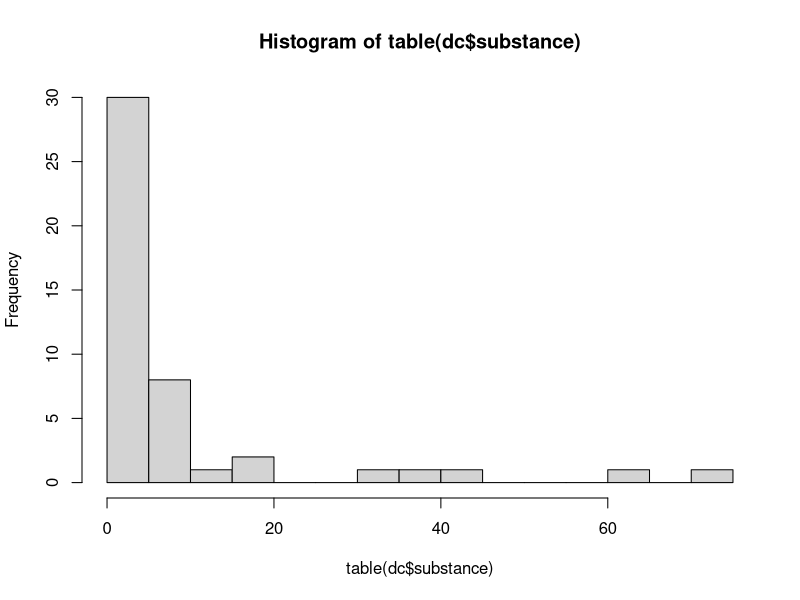
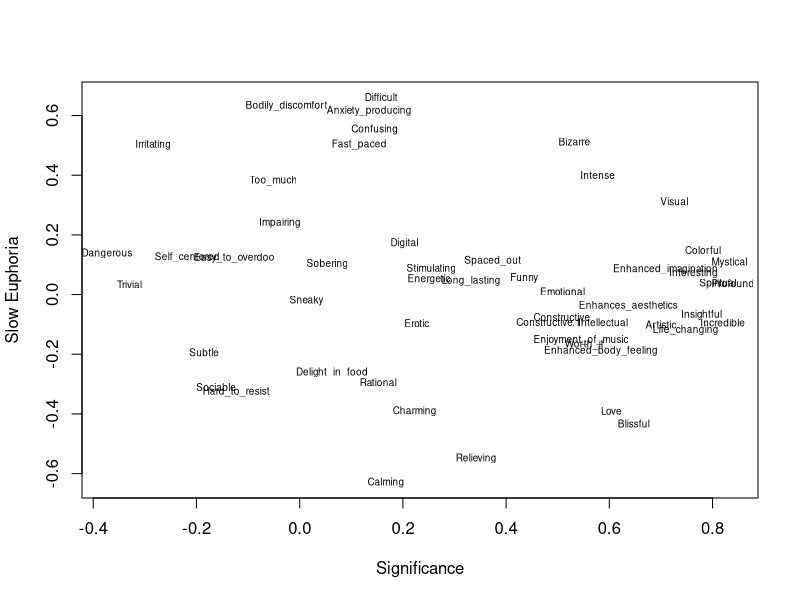
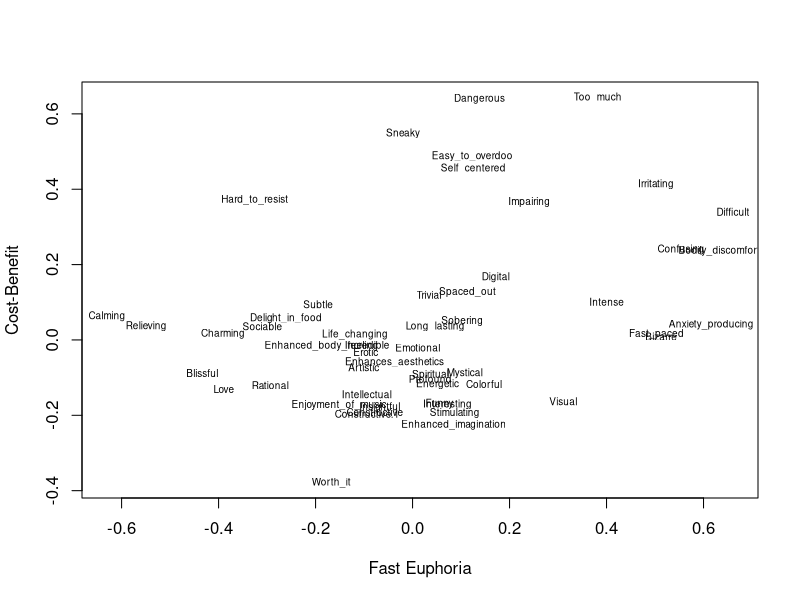
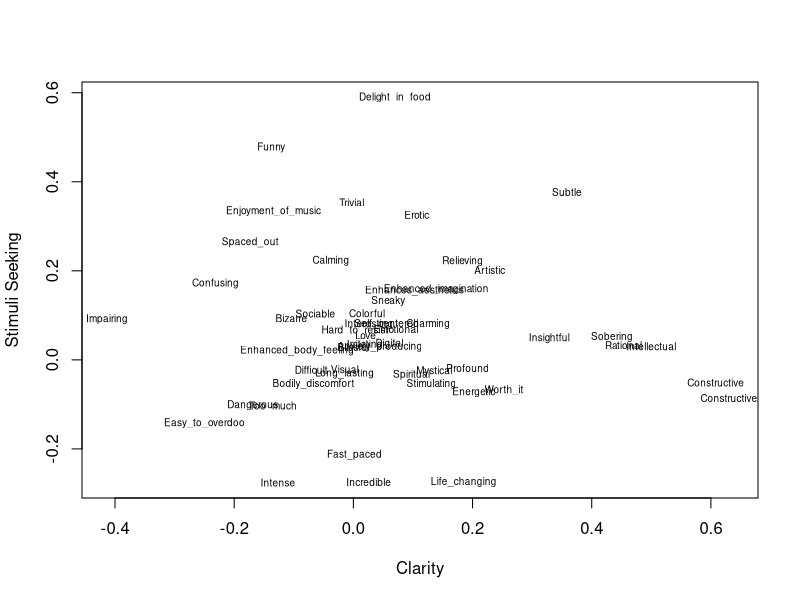

Write R code to recreate these figures, in order. (Note: this script raises an error after producing the figures.)
## ---- chunk 1
survey_link <- "https://stanforduniversity.qualtrics.com/SE/?SID=SV_8livWpsgfeknTAV"
dc <- read.csv("cleaned_data.csv")

## ---- chunk 2
# Histogram of the drugs contributed:
names(dc)

hist(table(dc$substance), breaks = 20)

## ---- chunk 3

fit <- factanal(dc[3:54], 6, rotation="varimax", scores="regression")
print(fit, digits=2, cutoff=.25, sort=TRUE)



# plot factor 1 by factor 2 
load <- fit$loadings[,c(1, 2)]
plot(load,type="n", xlab = "Significance", ylab = "Slow Euphoria") # set up plot 
text(load,labels=colnames(dc[3:54]),cex=.6) # add variable names

# plot factor 1 by factor 2 
load <- fit$loadings[,c(2, 4)]
plot(load,type="n", xlab = "Fast Euphoria", ylab = "Cost-Benefit") # set up plot 
text(load,labels=colnames(dc[3:54]),cex=.6) # add variable names

# plot factor 1 by factor 2 
load <- fit$loadings[,c(5, 6)]
plot(load,type="n", xlab = "Clarity", ylab = "Stimuli Seeking") # set up plot 
text(load,labels=colnames(dc[3:54]),cex=.6) # add variable names
## ---- chunk 4
dcv <- cbind(dc, fit$scores)
dcv <- subset(dcv, dc$samples > 1)
remaining_observations <- length(dcv$age)
substances_reviewerd_by_name <- dcv$substance

pq <- ggplot(dcv, aes(Factor2, Factor3)) 
pq + geom_text(size=3, aes(label=substance, colour=factor(substance)))

aggregated_by_substance <- aggregate(cbind(Factor1,
                               Factor2,
                               Factor3,
                               Factor4,
                               Factor5,
                               Factor6) ~ 
                                 substances_reviewerd_by_name, data=dcv, mean)


#Inverting so that + is better
aggregated_by_substance$Factor2 <- -1*aggregated_by_substance$Factor2
aggregated_by_substance$Factor3 <- -1*aggregated_by_substance$Factor3
aggregated_by_substance$Factor4 <- -1*aggregated_by_substance$Factor4




pq_mean <- ggplot(aggregated_by_substance, aes(Factor1, Factor2)) 
pq_mean + geom_text(size=4, aes(label=substances_reviewerd_by_name)) + xlab("Significance") + ylab("Slow Euphoria")


pq_mean <- ggplot(aggregated_by_substance, aes(Factor3, Factor4)) 
pq_mean + geom_text(size=4, aes(label=substances_reviewerd_by_name)) + xlab("Fast Euphoria") + ylab("Cost-Benefit")


pq_mean <- ggplot(aggregated_by_substance, aes(Factor5, Factor6)) 
pq_mean + geom_text(size=4, aes(label=substances_reviewerd_by_name)) + xlab("Clarity") + ylab("Stimuli Seeking")



pq_mean <- ggplot(aggregated_by_substance, aes(Factor2, Factor3)) 
pq_mean + geom_text(size=4, aes(label=substances_reviewerd_by_name)) + xlab("Slow Euphoria") + ylab("Fast Euphoria")



pq_mean <- ggplot(aggregated_by_substance, aes(Factor2, Factor3)) 
pq_mean + geom_text(size=4, aes(label=substances_reviewerd_by_name)) + xlab("Slow Euphoria") + ylab("Fast Euphoria")


## ---- chunk 5
aggregated_by_substance_by_times <- aggregate(cbind(Factor1,
                               Factor2,
                               Factor3,
                               Factor4,
                               Factor5,
                               Factor6) ~ 
                                 substances_reviewerd_by_name*samples, data=dcv, mean)

aggregated_by_substance_by_times$Factor2 <- -1*aggregated_by_substance_by_times$Factor2
aggregated_by_substance_by_times$Factor4 <- -1*aggregated_by_substance_by_times$Factor4


pq_mean <- ggplot(aggregated_by_substance_by_times, aes(Factor2, Factor3)) 
pq_mean + geom_text(size=4, aes(label=substances_reviewerd_by_name, colour=samples^.5)) + scale_colour_gradientn(colours=rainbow(4)) + xlab("Slow Euphoria") + ylab("Fast Euphoria")




pq_mean <- ggplot(aggregated_by_substance_by_times, aes(Factor1, Factor3)) 
pq_mean + geom_text(size=4, aes(label=substances_reviewerd_by_name, colour=samples^.5)) + scale_colour_gradientn(colours=rainbow(4)) + xlab("Spiritual Euphoria") + ylab("Fast Euphoria")


pq_mean <- ggplot(aggregated_by_substance_by_times, aes(Factor1, Factor2)) 
pq_mean + geom_text(size=4, aes(label=substances_reviewerd_by_name, colour=samples^.5)) + scale_colour_gradientn(colours=rainbow(4)) + xlab("Spiritual Euphoria") + ylab("Slow Euphoria")



pq_mean <- ggplot(aggregated_by_substance_by_times, aes(Factor4, Factor5)) 
pq_mean + geom_text(size=4, aes(label=substances_reviewerd_by_name, colour=samples^.5)) + scale_colour_gradientn(colours=rainbow(4)) + xlab("Cost-Benefit") + ylab("Clarity")


pq_mean <- ggplot(aggregated_by_substance_by_times, aes(Factor4, Factor6)) 
pq_mean + geom_text(size=4, aes(label=substances_reviewerd_by_name, colour=samples^.5)) + scale_colour_gradientn(colours=rainbow(4)) + xlab("Cost-Benefit") + ylab("Stimulus Seeking")


pq_mean <- ggplot(aggregated_by_substance_by_times, aes(Factor5, Factor6)) 
pq_mean + geom_text(size=4, aes(label=substances_reviewerd_by_name, colour=samples^.5)) + scale_colour_gradientn(colours=rainbow(4)) + xlab("Clarity") + ylab("Stimulus Seeking")



pq_mean <- ggplot(aggregated_by_substance_by_times, aes(Factor1, Factor5)) 
pq_mean + geom_text(size=4, aes(label=substances_reviewerd_by_name, colour=samples^.5)) + scale_colour_gradientn(colours=rainbow(4)) + xlab("Spiritual Euphoria") + ylab("Clarity")

## ---- chunk 6
means_by_substance <- aggregate(cbind(Stimulating, Anxiety_producing, Calming, Love, Blissful, Energetic,
                                      Sociable, Charming, Bizarre, Intense, Difficult, Funny,
                                      Interesting, Visual, Spiritual, Enhanced_body_feeling, Bodily_discomfort, Enhanced_imagination,
                                      Rational, Irritating, Confusing, Fast_paced, Trivial, Long_lasting, 
                                      Emotional, Constructive, Self_centered, Dangerous, Erotic,
                                      Worth_it, Sneaky, Too_much, Sobering, Spaced_out, Colorful,
                                      Relieving, Insightful, Profound, Mystical, Incredible, Life_changing, 
                                      Impairing, Subtle, Easy_to_overdoo, Hard_to_resist, Intellectual, Enhances_aesthetics,
                                      Digital, Artistic, Enjoyment_of_music, Delight_in_food)
                                ~ substance, data=dc, mean)
means_by_substance
